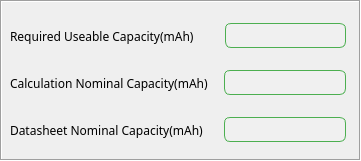
    <widget class="QFrame" name="frame_4">
     <property name="geometry">
      <rect>
       <x>10</x>
       <y>180</y>
       <width>361</width>
       <height>161</height>
      </rect>
     </property>
     <property name="frameShape">
      <enum>QFrame::Shape::Box</enum>
     </property>
     <property name="frameShadow">
      <enum>QFrame::Shadow::Sunken</enum>
     </property>
     <widget class="QWidget" name="verticalLayoutWidget_6">
      <property name="geometry">
       <rect>
        <x>0</x>
        <y>10</y>
        <width>361</width>
        <height>148</height>
       </rect>
      </property>
      <layout class="QVBoxLayout" name="verticalLayout_9">
       <property name="leftMargin">
        <number>5</number>
       </property>
       <property name="topMargin">
        <number>5</number>
       </property>
       <property name="rightMargin">
        <number>10</number>
       </property>
       <property name="bottomMargin">
        <number>5</number>
       </property>
       <item>
        <layout class="QHBoxLayout" name="horizontalLayout_RequiredUseableCapacity">
         <property name="leftMargin">
          <number>5</number>
         </property>
         <property name="topMargin">
          <number>5</number>
         </property>
         <property name="rightMargin">
          <number>5</number>
         </property>
         <property name="bottomMargin">
          <number>5</number>
         </property>
         <item>
          <widget class="QLabel" name="label_RequiredUseableCapacity">
           <property name="sizePolicy">
            <sizepolicy hsizetype="Fixed" vsizetype="Preferred">
             <horstretch>0</horstretch>
             <verstretch>0</verstretch>
            </sizepolicy>
           </property>
           <property name="font">
            <font>
             <family>Microsoft JhengHei</family>
             <pointsize>9</pointsize>
             <fontweight>Medium</fontweight>
            </font>
           </property>
           <property name="text">
            <string>Required Useable Capacity(mAh)</string>
           </property>
          </widget>
         </item>
         <item>
          <spacer name="horizontalSpacer_6">
           <property name="orientation">
            <enum>Qt::Orientation::Horizontal</enum>
           </property>
           <property name="sizeType">
            <enum>QSizePolicy::Policy::Fixed</enum>
           </property>
           <property name="sizeHint" stdset="0">
            <size>
             <width>25</width>
             <height>30</height>
            </size>
           </property>
          </spacer>
         </item>
         <item>
          <widget class="QLineEdit" name="lineEdit_RequiredUseableCapacity">
           <property name="font">
            <font>
             <family>Microsoft JhengHei</family>
             <pointsize>9</pointsize>
             <bold>false</bold>
            </font>
           </property>
           <property name="focusPolicy">
            <enum>Qt::FocusPolicy::ClickFocus</enum>
           </property>
           <property name="styleSheet">
            <string notr="true">QLineEdit {
    border: 1px solid #4CAF50;   /* 绿色边框 */
    border-radius: 6px;          /* 圆角半径 */
    padding: 2px 6px;            /* 内边距，让文字不贴边 */
    background-color: #F0F0F0;   /* 背景颜色 */
}
</string>
           </property>
           <property name="inputMethodHints">
            <set>Qt::InputMethodHint::ImhHiddenText</set>
           </property>
           <property name="alignment">
            <set>Qt::AlignmentFlag::AlignLeading|Qt::AlignmentFlag::AlignLeft|Qt::AlignmentFlag::AlignVCenter</set>
           </property>
          </widget>
         </item>
        </layout>
       </item>
       <item>
        <layout class="QHBoxLayout" name="horizontalLayout_CalculationNominalCapacity">
         <property name="leftMargin">
          <number>5</number>
         </property>
         <property name="topMargin">
          <number>5</number>
         </property>
         <property name="rightMargin">
          <number>5</number>
         </property>
         <property name="bottomMargin">
          <number>5</number>
         </property>
         <item>
          <widget class="QLabel" name="label_CalculationNominalCapacity">
           <property name="font">
            <font>
             <family>Microsoft JhengHei</family>
             <pointsize>9</pointsize>
             <fontweight>Medium</fontweight>
            </font>
           </property>
           <property name="text">
            <string>Calculation Nominal Capacity(mAh)</string>
           </property>
          </widget>
         </item>
         <item>
          <spacer name="horizontalSpacer_7">
           <property name="orientation">
            <enum>Qt::Orientation::Horizontal</enum>
           </property>
           <property name="sizeType">
            <enum>QSizePolicy::Policy::Fixed</enum>
           </property>
           <property name="sizeHint" stdset="0">
            <size>
             <width>10</width>
             <height>30</height>
            </size>
           </property>
          </spacer>
         </item>
         <item>
          <widget class="QLineEdit" name="lineEdit_CalculationNominalCapacity">
           <property name="font">
            <font>
             <family>Microsoft JhengHei</family>
             <pointsize>9</pointsize>
             <bold>false</bold>
            </font>
           </property>
           <property name="focusPolicy">
            <enum>Qt::FocusPolicy::ClickFocus</enum>
           </property>
           <property name="styleSheet">
            <string notr="true">QLineEdit {
    border: 1px solid #4CAF50;   /* 绿色边框 */
    border-radius: 6px;          /* 圆角半径 */
    padding: 2px 6px;            /* 内边距，让文字不贴边 */
    background-color: #F0F0F0;   /* 背景颜色 */
}
</string>
           </property>
           <property name="alignment">
            <set>Qt::AlignmentFlag::AlignLeading|Qt::AlignmentFlag::AlignLeft|Qt::AlignmentFlag::AlignVCenter</set>
           </property>
          </widget>
         </item>
        </layout>
       </item>
       <item>
        <layout class="QHBoxLayout" name="horizontalLayout_DatasheetNominalCapacity">
         <property name="leftMargin">
          <number>5</number>
         </property>
         <property name="topMargin">
          <number>5</number>
         </property>
         <property name="rightMargin">
          <number>5</number>
         </property>
         <property name="bottomMargin">
          <number>5</number>
         </property>
         <item>
          <widget class="QLabel" name="label_DatasheetNominalCapacity">
           <property name="sizePolicy">
            <sizepolicy hsizetype="Fixed" vsizetype="Preferred">
             <horstretch>0</horstretch>
             <verstretch>0</verstretch>
            </sizepolicy>
           </property>
           <property name="font">
            <font>
             <family>Microsoft JhengHei</family>
             <pointsize>9</pointsize>
             <fontweight>Medium</fontweight>
            </font>
           </property>
           <property name="text">
            <string>Datasheet Nominal Capacity(mAh)</string>
           </property>
          </widget>
         </item>
         <item>
          <spacer name="horizontalSpacer_8">
           <property name="orientation">
            <enum>Qt::Orientation::Horizontal</enum>
           </property>
           <property name="sizeType">
            <enum>QSizePolicy::Policy::Fixed</enum>
           </property>
           <property name="sizeHint" stdset="0">
            <size>
             <width>15</width>
             <height>30</height>
            </size>
           </property>
          </spacer>
         </item>
         <item>
          <widget class="QLineEdit" name="lineEdit_DatasheetNominalCapacity">
           <property name="font">
            <font>
             <family>Microsoft JhengHei</family>
             <pointsize>9</pointsize>
             <bold>false</bold>
            </font>
           </property>
           <property name="focusPolicy">
            <enum>Qt::FocusPolicy::ClickFocus</enum>
           </property>
           <property name="styleSheet">
            <string notr="true">QLineEdit {
    border: 1px solid #4CAF50;   /* 绿色边框 */
    border-radius: 6px;          /* 圆角半径 */
    padding: 2px 6px;            /* 内边距，让文字不贴边 */
    background-color: #F0F0F0;   /* 背景颜色 */
}
</string>
           </property>
           <property name="inputMethodHints">
            <set>Qt::InputMethodHint::ImhHiddenText</set>
           </property>
           <property name="alignment">
            <set>Qt::AlignmentFlag::AlignLeading|Qt::AlignmentFlag::AlignLeft|Qt::AlignmentFlag::AlignVCenter</set>
           </property>
          </widget>
         </item>
        </layout>
       </item>
      </layout>
     </widget>
    </widget>
